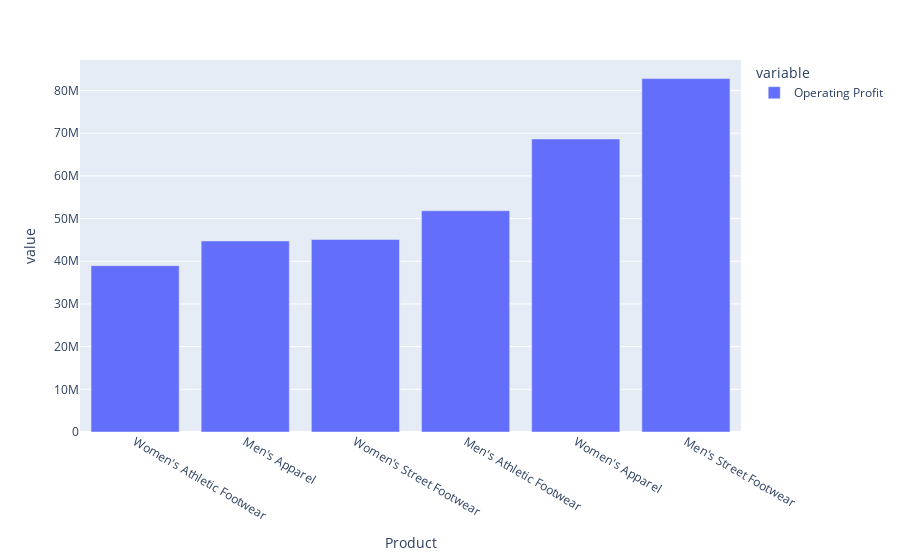

Notebook cell for this chart:
### Code cell
px.bar(product_profit.sort_values())

### Figure 1 — Plotly figure (JSON) as saved in the notebook; plotly's stock layout.template omitted (floating-point values rounded to 4 significant figures)
{"data": [{"hovertemplate": "variable=Operating Profit<br>Product=%{x}<br>value=%{y}<extra></extra>", "legendgroup": "Operating Profit", "marker": {"color": "#636efa", "pattern": {"shape": ""}}, "name": "Operating Profit", "orientation": "v", "showlegend": true, "textposition": "auto", "type": "bar", "x": ["Women's Athletic Footwear", "Men's Apparel", "Women's Street Footwear", "Men's Athletic Footwear", "Women's Apparel", "Men's Street Footwear"], "xaxis": "x", "y": [38980000.0, 44760000.0, 45100000.0, 51850000.0, 68650000.0, 82800000.0], "yaxis": "y"}], "layout": {"barmode": "relative", "legend": {"title": {"text": "variable"}, "tracegroupgap": 0}, "margin": {"t": 60}, "xaxis": {"anchor": "y", "domain": [0, 1], "title": {"text": "Product"}}, "yaxis": {"anchor": "x", "domain": [0, 1], "title": {"text": "value"}}}}
